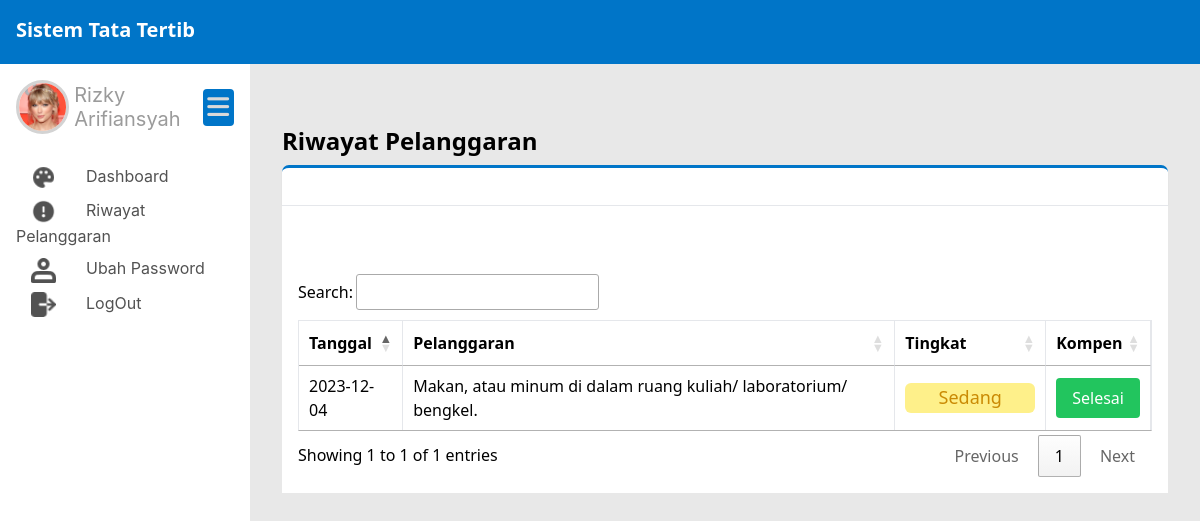
Page /public/mahasiswa/riwayatPelanggaran (signed in) on the earlier database version.
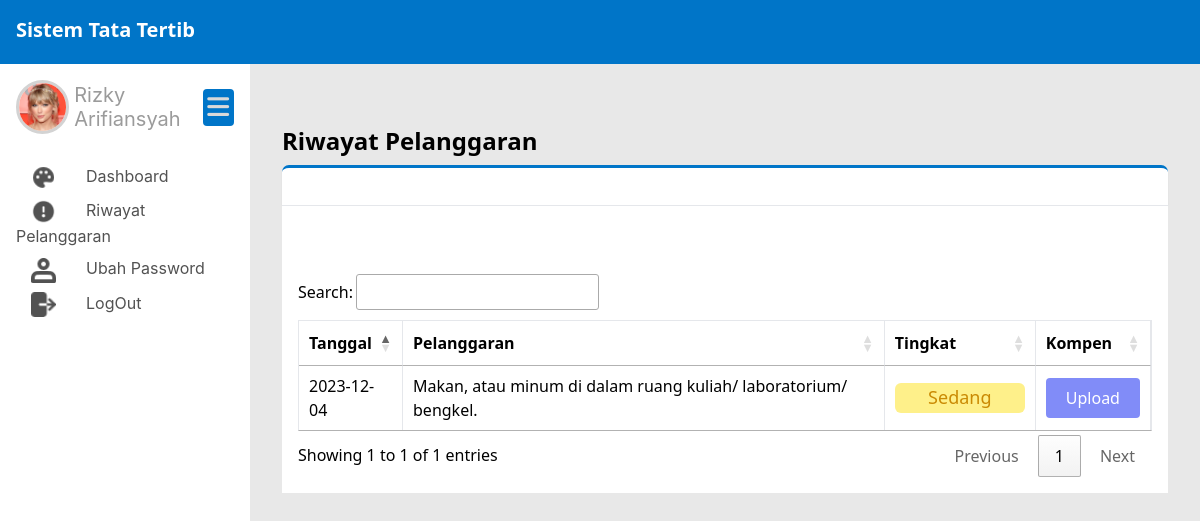
Same page on the later database version.
### tables this page shows
CREATE TABLE `riwayat` (
  `riwayat_id` int(11) NOT NULL,
  `nim` varchar(20) NOT NULL,
  `pengaduan_id` int(11) NOT NULL,
  `status_kompen` enum('baru','sedang dikerjakan','proses','ditolak','selesai') NOT NULL,
  `catatan_kompen` text DEFAULT NULL,
  `bukti_kompen` varchar(200) DEFAULT NULL
);

CREATE TABLE `pengaduan` (
  `pengaduan_id` int(11) NOT NULL,
  `nip` varchar(20) NOT NULL,
  `nim` varchar(20) NOT NULL,
  `pelanggaran_id` int(11) NOT NULL,
  `bukti_pelanggaran` varchar(200) NOT NULL,
  `tanggal_pengaduan` date NOT NULL,
  `status_pengaduan` enum('valid','tidak valid','proses') NOT NULL,
  `catatan` text NOT NULL
);

CREATE TABLE `pelanggaran` (
  `pelanggaran_id` int(11) NOT NULL,
  `pelanggaran` varchar(200) NOT NULL,
  `tingkat` int(11) NOT NULL,
  `sanksi_pelanggaran` varchar(500) NOT NULL
);

### app/core/Controller.php (called while the page is built, shortened)
<?php
class Controller{
    public function view($view, $data = []){
        require_once '../app/views/' . $view . '.php';
    }
    public function model($model){
        return new $model;
    }
}

### app/controllers/Mahasiswa.php (called while the page is built, shortened)
<?php
class Mahasiswa extends Controller{
    public function riwayatPelanggaran(){
        $data['kompen'] = $this->model('Kompen_model')->getKompenByNim($_SESSION['username']);
        $this->view('templates/mahasiswa/header');
        $this->view('mahasiswa/riwayatPelanggaran', $data);
        $this->view('templates/mahasiswa/footer');
    }
}

### app/core/App.php (called while the page is built, shortened)
<?php
class App
{
    protected $method = 'index';
    protected $params = [];
    public function __construct()
    {
        $url = $this->parseURL();
        if(file_exists('../app/controllers/' . $url[0] . '.php')){
            unset($url[0]);
        }
        $this->controller = new $this->controller;
        if(isset($url[1])){
            if(method_exists($this->controller, $url[1])){
                $this->method = $url[1];
            }
        }
        call_user_func_array([$this->controller, $this->method], $this->params);
    }
    public function parseURL()
    {
        if (isset($_GET['url'])) {
            $url = rtrim($_GET['url'], '/');
            $url = filter_var($url, FILTER_SANITIZE_URL);
            $url = explode('/', $url);
            return $url;
        }
    }
}

### public/index.php (called while the page is built, shortened)
<?php
$app = new App;

### app/core/Database.php (called while the page is built, shortened)
<?php
class Database
{
    private $host = DB_HOST;
    private $user = DB_USER;
    private $pass = DB_PASS;
    private $db_name = DB_NAME;
    private $dbh;
    private $stmt;
    public function __construct()
    {
        $dsn = 'mysql:host=' . $this->host . ';dbname=' . $this->db_name;
        $option = [
            PDO::ATTR_PERSISTENT => true,
            PDO::ATTR_ERRMODE => PDO::ERRMODE_EXCEPTION
        ];
        try {
            $this->dbh = new PDO($dsn, $this->user, $this->pass, $option);
        } catch (PDOException $e) {
            die($e->getMessage());
        }
    }
    public function query($query)
    {
        $this->stmt = $this->dbh->prepare($query);
    }
    public function bind($param, $value, $type = null)
    {
        if (is_null($type)) {
            switch (true) {
                default:
                    $type = PDO::PARAM_STR;
            }
        }
        $this->stmt->bindValue($param, $value, $type);
    }
    public function execute()
    {
        $this->stmt->execute();
    }
    public function resultSet()
    {
        $this->execute();
        return $this->stmt->fetchAll(PDO::FETCH_ASSOC);
    }
}

### app/models/Kompen_model.php (called while the page is built, shortened)
<?php
class Kompen_model
{
    private $table2 = 'mahasiswa';
    private $table3 = 'pengaduan';
    private $table4 = 'pelanggaran';
    private $table6 = 'riwayat';
    private $db;
    public function __construct()
    {
        $this->db = new Database;
    }
    public function getKompenByNim($nim)
    {
        $this->db->query('SELECT * FROM ' . $this->table6 . ' a INNER JOIN ' . $this->table2 . ' b ON a.nim = b.nim INNER JOIN
                        ' . $this->table3 . ' c ON a.pengaduan_id = c.pengaduan_id INNER JOIN ' . $this->table4 . ' d
                        ON c.pelanggaran_id = d.pelanggaran_id WHERE a.nim = :nim');
        $this->db->bind('nim', $nim);
        return $this->db->resultSet();
    }
}

### app/views/mahasiswa/riwayatPelanggaran.php (the view, shortened to what this page needs)
<div class="flex-1 pl-8 pb-8 pt-6 pr-8 shadow-sm main_content">
  <h1 class="text-2xl font-bold mb-2">Riwayat Pelanggaran</h1>
  <div class="flex bg-white h-10 items-center shadow-sm subtitle_dashboard">
  </div>
  <div class="flex bg-white flex-col xl:flex-row">
    <div class="flex-1 bg-white p-4">
    <div class="grid grid-cols-1 gap-4 mt-5">
    <div class="container mx-auto mt-8 containerTableDosen overflow-x-auto">
      <table id="tableMahasiswa" class="min-w-full border ">
        <thead>
          <tr class="border-b">
            <th class="py-2 px-4 border-r">Tanggal</th>
            <th class="py-2 px-4 border-r">Pelanggaran</th>
            <th class="py-2 px-4 border-r">Tingkat</th>
            <th class="py-2 px-4 border-r">Kompen</th>
          </tr>
        </thead>
          <tbody>
            <?php
            foreach ($data['kompen'] as $dt)
            {
            ?>
            <tr class="border-b">
              <td class="py-2 px-4 border-r"><?= $dt['tanggal_pengaduan']; ?></td>
              <td class="py-2 px-4 border-r"><?= $dt['pelanggaran']; ?></td>
              <td class="py-2 px-4 border-r text-center">
                <?php
                  if ($dt['tingkat'] == '1') {
                    echo '<div class="w-[130px] h-[30px] rounded-md bg-red-700 px-1 text-lg font-medium text-white">Sangat Berat</div>';
                  } elseif ($dt['tingkat'] == '2') {
                    echo '<div class="w-[130px] h-[30px] rounded-md bg-orange-600 px-1 text-lg font-medium text-white">Berat</div>';
                  }elseif ($dt['tingkat'] == '3'){
                    echo '<div class="w-[130px] h-[30px] rounded-md bg-yellow-500 px-1 text-lg font-medium text-white">Cukup Berat</div>';
                  }elseif ($dt['tingkat'] == '4'){
                    echo '<div class="w-[130px] h-[30px] rounded-md bg-yellow-200 px-1 text-lg font-medium text-yellow-600">Sedang</div>';
                  }elseif ($dt['tingkat'] == '5'){
                    echo '<div class="w-[130px] h-[30px] rounded-md bg-green-200 px-1 text-lg font-medium text-green-700">Ringan</div>';
                  }
                  ?>
              </td>
              <td class="py-2 px-4 border-r">
              <?php
                if ($dt['status_kompen'] == 'baru') {
                  echo '<a href="#"><button id="baru" class="bg-blue-500 hover:bg-blue-700 py-2 px-7 rounded text-white text-center" onclick="showModalProses('.$dt['riwayat_id'].')">Baru</button></a>';
                } elseif ($dt['status_kompen'] == 'sedang dikerjakan') {
                  echo '<a href="'. BASEURL .'/mahasiswa/uploadBuktiKompen"><button id="upload" class="bg-indigo-400 hover:bg-indigo-500 py-2 px-5 rounded text-white text-center">Upload</button></a>';
                } elseif ($dt['status_kompen'] == 'proses') {
                  echo '<a href="#"><button id="proses" class="bg-orange-400 py-2 px-5 rounded text-white text-center">Proses</button></a>';
                } elseif ($dt['status_kompen'] == 'ditolak') {
                  echo '<a href="#"><button id="diTolak" class="bg-red-500 hover:bg-red-700 py-2 px-4 rounded text-white text-center" href="#" onclick="showModalDitolak('.$dt['riwayat_id'].')">Ditolak</button></a>';
                } else{
                  echo '<a href="#"><button class="bg-green-500 py-2 px-4 rounded text-white text-center">Selesai</button></a>';
                }
              ?>
              </td>
            </tr>
            <?php
            }
            ?>
          </tbody>
      </table>
    </div>
  </div>
  </div>
</div>

### app/views/templates/mahasiswa/header.php (shortened to what this page needs)
<!DOCTYPE html>
<html lang="en">
<head>
    <script src="https://cdn.tailwindcss.com"></script>
    <link href="https://cdn.jsdelivr.net/npm/tailwindcss@2.2.19/dist/tailwind.min.css" rel="stylesheet">
    <link rel="stylesheet" href="<?= BASEURL; ?>/css/style.css">
    <link rel="stylesheet" href="https://cdnjs.cloudflare.com/ajax/libs/font-awesome/6.4.2/css/all.min.css" />
    <link rel="stylesheet" type="text/css" href="https://cdn.datatables.net/1.13.7/css/jquery.dataTables.min.css">
</head>
<body class="font-sans main">
    <nav class="navbar p-4 h-16 fixed top-0 w-full bg-gray-800">
        <div class="container-fluid mx-auto flex justify-between items-center">
            <div class="text-white font-bold text-xl">Sistem Tata Tertib</div>
        </div>
    </nav>
    <div class="flex">
        <aside class="p-4 sidebar">
            <div class="profil_db">
                <img src="<?= BASEURL; ?>/img/profil/profil.png" alt="" class="foto_profil">
                <h3 class="nama_profil">Rizky Arifiansyah</h3>
                <div class="containerBars containerBarsDefault">
                    <i class="fa-solid fa-bars icon_bars toggle_bars"></i>
                </div>
            </div>
            <ul>
                <li class="mb-2 sidebar_item"><a href="<?= BASEURL; ?>/mahasiswa" class="text_sidebar"><img src="<?= BASEURL; ?>/img/icon/dashboard.png" class="inline icon_sidebar" alt=""><span class="sidebar_text">Dashboard</span></a></li>
                <li class="mb-2 sidebar_item"><a href="<?= BASEURL; ?>/mahasiswa/riwayatPelanggaran" class="text_sidebar"><img src="<?= BASEURL; ?>/img/icon/laporan_penggunaan.png" class="inline icon_sidebar" alt=""><span class="sidebar_text">Riwayat Pelanggaran</span></a></li>
                <li class="mb-2 sidebar_item"><a href="<?= BASEURL; ?>/mahasiswa/ubahPassword" class="text_sidebar"><img src="<?= BASEURL; ?>/img/icon/password.png" class="inline icon_sidebar" alt=""><span class="sidebar_text">Ubah Password</span></a></li>
                <li class="mb-2 sidebar_item"><a onclick="confirmLogin()" href="#" class="text_sidebar"><img src="<?= BASEURL; ?>/img/icon/logout.png" class="inline icon_sidebar" alt=""><span class="sidebar_text">LogOut</span></a></li>
            </ul>
        </aside>

### app/views/templates/mahasiswa/footer.php (shortened to what this page needs)
</body>
</html>

### public/css/style.css (style rules this page uses)
.navbar { background-color: #0075c8 !important; }
.icon_sidebar { margin-right: 30px; margin-left: 15px; width: 25px; height: 25px; }
.text_sidebar { color: #525252; font-family: Inter; font-size: 16px; font-style: normal; font-weight: 400; line-height: normal; }
.sidebar { background: #fff; width: 250px; height: 100vh; z-index: 30; position: fixed; margin-top: 64px; }
.main_content { margin-left: 250px; margin-top: 64px; }
.main { background: #e8e8e8; }
.profil_db { align-items: center !important; display: flex; margin-bottom: 30px; }
.nama_profil { color: #9b9b9b; font-family: Inter; font-size: 20px; font-style: normal; font-weight: 400; line-height: normal; }
.containerBars { width: 40px; height: 37px; border-radius: 4px; background: #0075c8; display: flex; justify-content: center; align-items: center; margin-left: auto; }
.icon_bars { font-size: 25px; border-radius: 2.5px; color: #d9d9d9; }
.foto_profil { border-radius: 50px; border: solid; border-color: lightgray; width: 53.2px; height: 54.133px; flex-shrink: 0; margin-right: 5px; }
.subtitle_dashboard { border-top: solid; border-radius: 7px 7px 0px 0px; border-color: #0075c8; }

Differences in the rows shown:
changed riwayat "Makan, atau minum di dalam ruang kuliah/ laboratorium/ bengkel.": status_kompen "Selesai" → "Upload"
